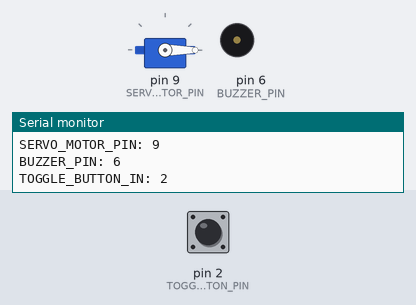
A sketch run on a simulated Arduino Uno, built with avr-gcc and run on an emulated ATmega328P. Shown: servo, buzzer (waves = sounding, pin HIGH), the last lines printed to the serial monitor. The test bench sets the inputs (shaded band); at power-on: pin 2 (TOGGLE_BUTTON_PIN) HIGH.

Above: at 1.4 s.
1.5 s: pin 2 (TOGGLE_BUTTON_PIN) pulled LOW for 0.25 s
At 2.7 s:
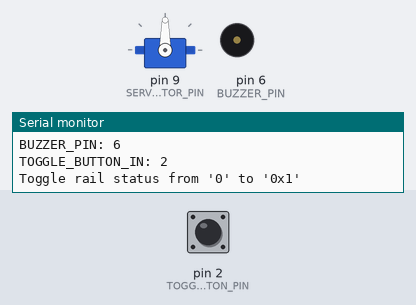
3.4 s: pin 2 (TOGGLE_BUTTON_PIN) pulled LOW for 1 s
At 3.63 s:
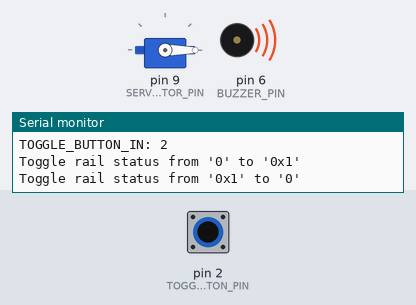
5.9 s: pin 2 (TOGGLE_BUTTON_PIN) pulled LOW for 3.2 s
At 6.08 s:
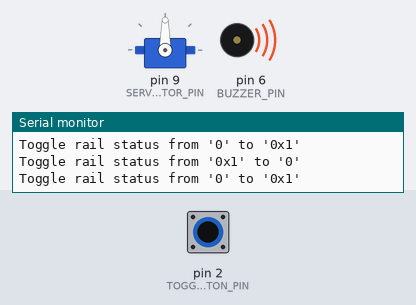
Timing chart, 0 to 8.9 s (numbered marks = the images above; inputs shaded):
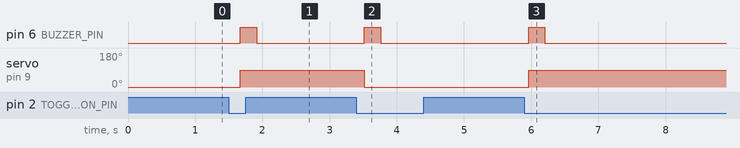

The sketch:

servo-moto-control.ino
```cpp
/**
 * Usually, servo motor only can rotate 90 ~ 180 degree, the one we have is `SG-90` which can done
 * 180 degree and finish 60 degree in `0.12` sec. So it only needs `0.36` sec to finish 180 degree
 * rotation, but for safety, we should give it enough time which as `0.5` sec per 180 degree rotation.
 *
 * In this demo, we simulate a car park entrace which got a railing. By default the railing is down
 * which means the servo motor should point to 0 degree. Then we got a buttons (pull-up resistor) to
 * control the railing:
 *
 * - Open: When pushing down, make the active buzzer beeping for 0.5 sec and servo motor to 90 degree.
 * - Close: When pushing down, make the active buzzer beeping for 0.5 sec and servo motor to 0 degree.
 */
#include <Servo.h>
#include <stdio.h>

// Servo motor object instance
Servo car_park_railing;

const uint8_t SERVO_MOTOR_PIN = 9; // Have to use PWM pin!!!
const uint8_t RAILLING_CLOSE_ANGLE = 0;
const uint8_t RAILLING_OPEN_ANGLE = 90;
const uint8_t WAIT_FOR_RAILING_TO_FINISH = 500; // Unit in ms
const uint8_t BUZZER_PIN = 6;
const uint8_t TOGGLE_BUTTON_PIN = 2;
const char message[1024];

bool is_rail_opened = false;
bool toggle_button_prev_value = 1;

/**
 *
 */
void setup() {
  Serial.begin(9600);
  pinMode(BUZZER_PIN, OUTPUT);

  // Init servo motor
  car_park_railing.attach(SERVO_MOTOR_PIN);
  car_park_railing.write(RAILLING_CLOSE_ANGLE);
  delay(WAIT_FOR_RAILING_TO_FINISH);

  sprintf(
    message,
    "[ Car park railing simulate demo ]\nSERVO_MOTOR_PIN: %d\nBUZZER_PIN: %d\nTOGGLE_BUTTON_IN: %d\n",
    SERVO_MOTOR_PIN,
    BUZZER_PIN,
    TOGGLE_BUTTON_PIN
  );

  Serial.println(message);
}

/**is_rail_opened
 *
 */
void toggle_railing() {
    // Servo motor angle change
    if (is_rail_opened == true) {
      car_park_railing.write(RAILLING_CLOSE_ANGLE);
    } else {
      car_park_railing.write(RAILLING_OPEN_ANGLE);
    }

    // Beeping and wait for the servo motor to finish
    digitalWrite(BUZZER_PIN, HIGH);
    delay(WAIT_FOR_RAILING_TO_FINISH);
    digitalWrite(BUZZER_PIN, LOW);

    // Update status
    is_rail_opened = !is_rail_opened;
}


/**
 *
 */
void loop() {
    // It's a pull-up resistor circuit, when pushing down, we will get `0` and then get back `1`
    // when releasing it.
    uint8_t toggle_button_value = digitalRead(TOGGLE_BUTTON_PIN);
    if (toggle_button_prev_value == 1 && toggle_button_value == 0) {
        sprintf(message, "Toggle rail status from '%#x' to '%#x'", is_rail_opened, !is_rail_opened);
        Serial.println(message);

        toggle_railing();
    }

    toggle_button_prev_value = toggle_button_value;
    delay(200);
}
```

Measured:
- after the input at 1.5 s, pin 6 (BUZZER_PIN): LOW → HIGH after 0.17 s, → LOW 0.24 s later; servo on pin 9 (SERVO_MOTOR_PIN): 0° → 90° after 0.17 s
- after the input at 3.4 s, pin 6 (BUZZER_PIN): LOW → HIGH after 0.12 s, → LOW 0.24 s later; servo on pin 9 (SERVO_MOTOR_PIN): 90° → 0° after 0.12 s
- after the input at 5.9 s, pin 6 (BUZZER_PIN): LOW → HIGH after 0.06 s, → LOW 0.24 s later; servo on pin 9 (SERVO_MOTOR_PIN): 0° → 90° after 0.06 s
